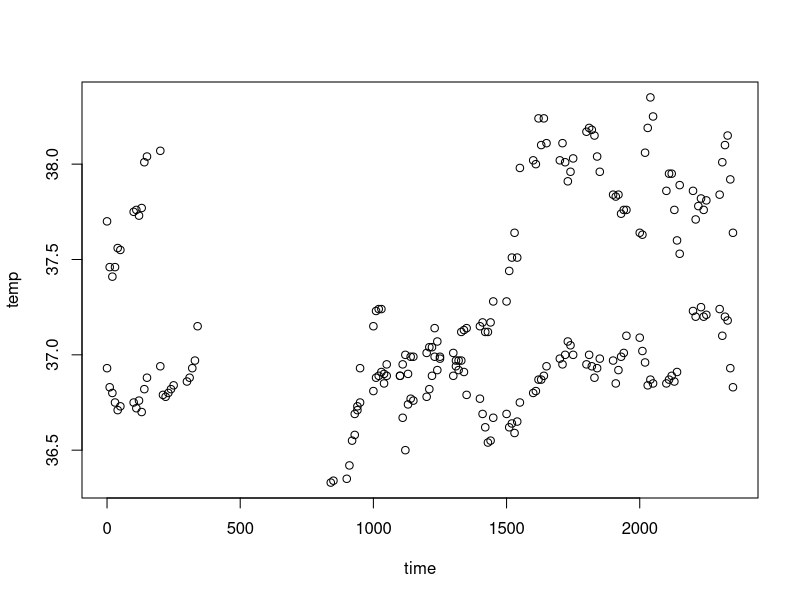
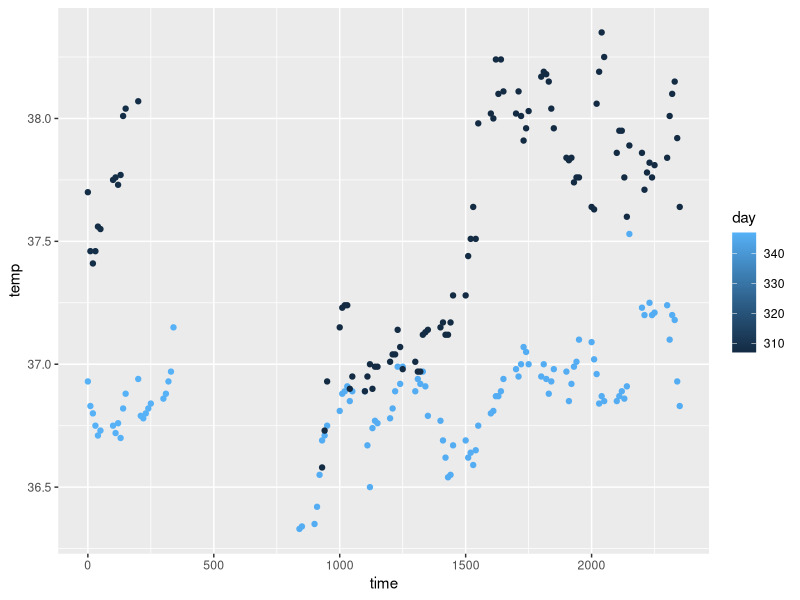
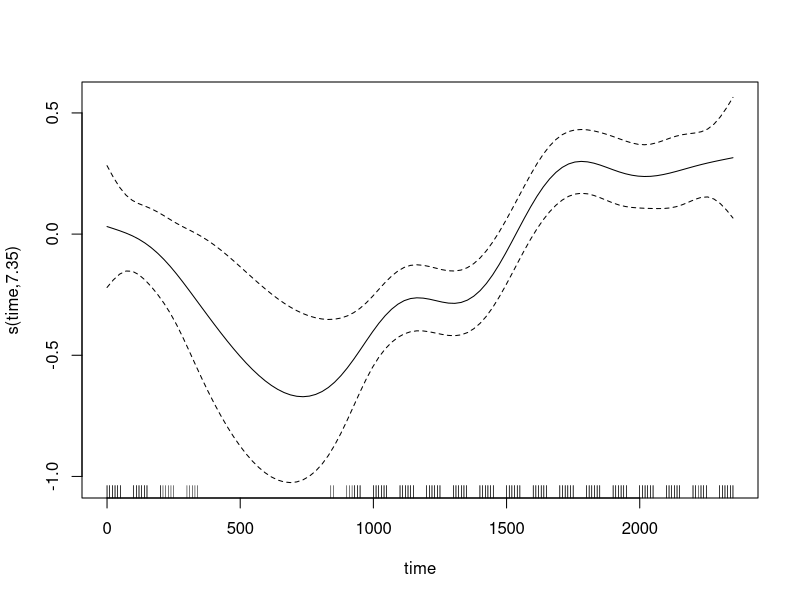

Source code (R) for these figures, in order:
## ---- chunk 1
knitr::opts_chunk$set(echo = TRUE, warning = F, message = F)
## ---- chunk 2
data(beavers)
## ---- chunk 3
ls()
## ---- chunk 4
require(knitr)
kable(head(beaver1), caption = "beaver1 dataset")
kable(head(beaver2), caption = "beaver2 dataset")
## ---- chunk 5
beaver <- rbind(beaver1, beaver2)

str(beaver)
## ---- chunk 6

summary(beaver)

## ---- chunk 7
plot(temp ~ time, data = beaver)

require(ggplot2)
ggplot(beaver,  aes(x = time, y = temp, colour = day)) + geom_point()
## ---- chunk 8
require(mgcv)
gm <- gam(temp ~ s(time), family = gaussian, data = beaver)

plot(gm)

